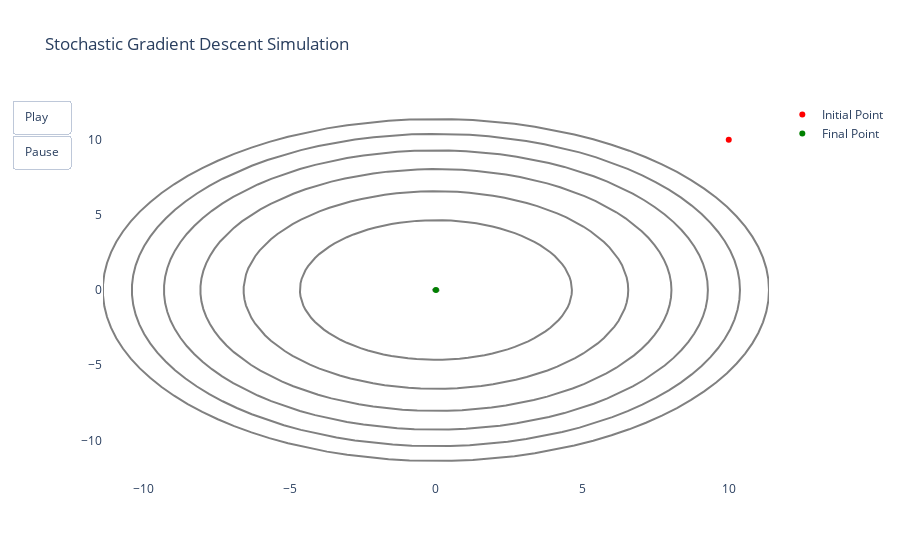

This figure's notebook cell:
### Code cell
import numpy as np
import plotly.graph_objects as go
import plotly.express as px

def objective_function(x, y):
    return x**2 + y**2 + 0.3 * x * y

def gradient(x, y):
    return np.array([2*x + 0.3*y, 2*y + 0.3*x])

def stochastic_gradient_descent(initial_point, learning_rate, num_iterations, noise_scale=0.05, convergence_threshold=0.01):
    points = [initial_point]
    for _ in range(num_iterations):
        grad = gradient(*points[-1])
        noise = noise_scale * np.random.randn(2)  # Adding Gaussian noise
        update = -learning_rate * (grad + noise)
        new_point = points[-1] + update
        points.append(new_point)
        
        # Check convergence
        if np.linalg.norm(update) < convergence_threshold:
            break
    
    return np.array(points)

# Set parameters
initial_point = np.array([10, 10])
final_point = np.array([0, 0])
learning_rate = 0.1
num_iterations = 50
noise_scale = 5  # Adjust this factor to control the noise

# Generate contour data
x_contour = np.linspace(-5, 5, 100)
y_contour = np.linspace(-5, 5, 100)
X, Y = np.meshgrid(x_contour, y_contour)
Z = objective_function(X, Y)

# Generate circular patterns for contour plot
contour_levels = np.linspace(Z.min(), Z.max(), 7)
scatter_plots = []
spacing_factor = 1.5

colors = px.colors.sequential.Viridis

# Number of colors needed
num_colors = len(contour_levels)

# Create an array of colors
viridis_colors = [colors[int(i * len(colors) / num_colors)] for i in range(num_colors)]

# ... (your loop)

for i, level in enumerate(contour_levels):
    theta = np.linspace(0, 2*np.pi, 100)
    x_contour = spacing_factor * np.sqrt(level) * np.cos(theta)
    y_contour = spacing_factor * np.sqrt(level) * np.sin(theta)

    scatter = go.Scatter(x=x_contour,
                         y=y_contour,
                         mode='lines',
                         line=dict(width=2, color=viridis_colors[i]),
                         showlegend=False)

    scatter_plots.append(scatter)

# Generate SGD trajectory
trajectory = stochastic_gradient_descent(initial_point, learning_rate, num_iterations, noise_scale=noise_scale)

# Create layout
layout = go.Layout(title='Stochastic Gradient Descent Simulation',
                   xaxis=dict(title=''),
                   yaxis=dict(title=''),
                   xaxis_showgrid=False,
                   yaxis_showgrid=False)

# Create frames for animation
frames = []

for i in range(len(trajectory)):
    frame = go.Frame(
        data=[*scatter_plots, 
              go.Scatter(x=trajectory[:i+1, 0], y=trajectory[:i+1, 1], 
                         mode='lines+markers', line=dict(color='red', dash='dash'), name='SGD Simulation')],
        name=f'SGD Step {i+1}'
    )
    frames.append(frame)

# Create figure
fig = go.Figure(data=scatter_plots, layout=layout, frames=frames)

# Add initial and final point
fig.add_trace(go.Scatter(x=[10], y=[10], mode='markers', marker=dict(color='red'), name='Initial Point'))
fig.add_trace(go.Scatter(x=[final_point[0]], y=[final_point[1]], mode='markers', marker=dict(color='green'), name='Final Point'))
              
# Set animation settings
fig.update_layout(plot_bgcolor='white',
updatemenus=[dict(type='buttons', showactive=False, buttons=[dict(label='Play',
                                        method='animate', args=[None, dict(frame=dict(duration=500, redraw=True), fromcurrent=True, mode='immediate')]),
                                        dict(label='Pause', method='animate', args=[[None], dict(frame=dict(duration=0, redraw=True), mode='immediate')])])])

# Show the plot
fig.show()
